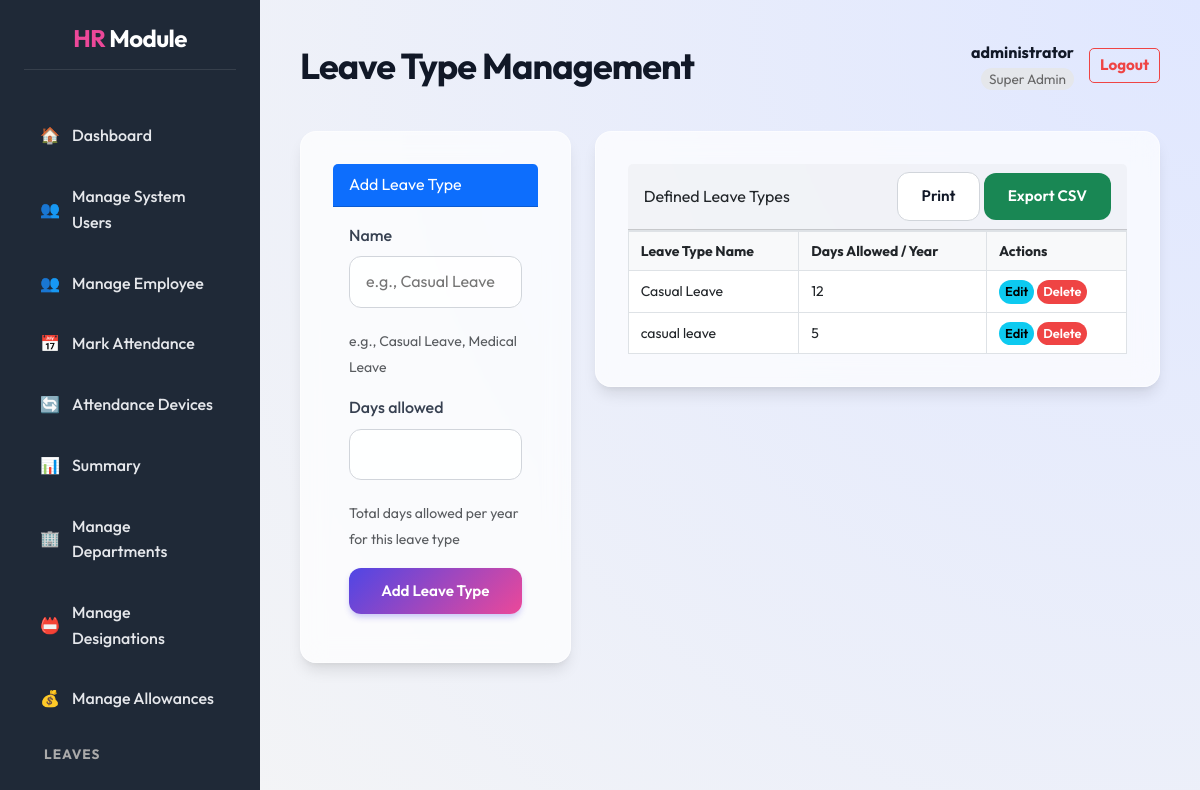
The app's page /leaves/list/ (signed in), older data.
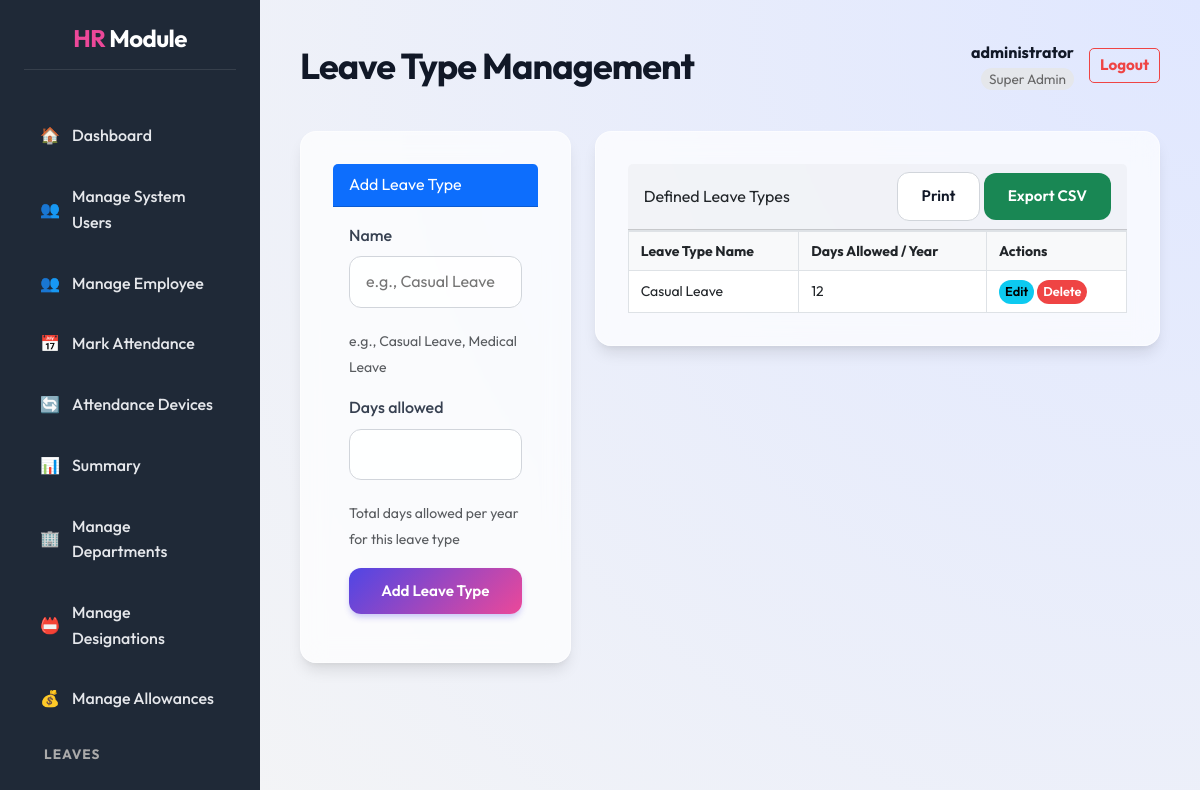
The same page, newer data.
### core/models.py (models this page shows, shortened)
class LeaveType(models.Model):
    name = models.CharField(max_length=100, unique=True, help_text="e.g., Casual Leave, Medical Leave")
    days_allowed = models.PositiveIntegerField(help_text="Total days allowed per year for this leave type")

### core/views.py (the view)
# urls.py: path('leaves/list/', views.leave_list, name='leave_list'),
@hr_required
def leave_list(request):
    leave_types = LeaveType.objects.all().order_by('name')
    if request.method == 'POST':
        form = LeaveTypeForm(request.POST)
        if form.is_valid():
            form.save()
            messages.success(request, "Leave Type added successfully")
            return redirect('leave_list')
    else:
        form = LeaveTypeForm()
    context = {
        'leave_types': leave_types,
        'form': form,
    }
    return render(request, 'core/leave_list.html', context)

### core/forms.py
class LeaveTypeForm(forms.ModelForm):
    class Meta:
        model = LeaveType
        fields = ['name', 'days_allowed']
        widgets = {
             'name': forms.TextInput(attrs={'placeholder': 'e.g., Casual Leave'}),
             'days_allowed': forms.NumberInput(attrs={'min': 0}),
        }

### core/templates/core/leave_list.html (shortened to what this page needs)
{% extends 'core/dashboard_base.html' %}
{% block page_title %}Leave Type Management{% endblock %}
{% block dashboard_content %}
<div class="row">
    <div class="col-md-4">
        <div class="card">
            <div class="card-header bg-primary text-white">Add Leave Type</div>
            <div class="card-body">
                <form method="post">
                    {% for field in form %}
                    <div class="form-group mb-3">
                        <label>{{ field.label }}</label>
                        {{ field }}
                        {% if field.help_text %}
                        <small class="form-text text-muted">{{ field.help_text }}</small>
                        {% endif %}
                    </div>
                    {% endfor %}
                    <button type="submit" class="btn btn-primary btn-block w-100">Add Leave Type</button>
                </form>
            </div>
        </div>
    </div>
    <div class="col-md-8">
        <div class="card">
            <div class="card-header d-flex justify-content-between align-items-center">
                <span>Defined Leave Types</span>
                <div>
                    <button type="button" class="btn btn-secondary btn-sm mr-2" onclick="window.print()">Print</button>
                    <a href="{% url 'export_leaves_csv' %}" class="btn btn-success btn-sm">Export CSV</a>
                </div>
            </div>
            <div class="card-body p-0">
                <div class="spreadsheet-container">
                    <table class="table table-bordered table-hover spreadsheet-table">
                        <thead>
                            <tr>
                                <th>Leave Type Name</th>
                                <th>Days Allowed / Year</th>
                                <th>Actions</th>
                            </tr>
                        </thead>
                        <tbody>
                            {% for type in leave_types %}
                            <tr>
                                <td>{{ type.name }}</td>
                                <td>{{ type.days_allowed }}</td>
                                <td>
                                    <a href="{% url 'leave_type_edit' type.id %}" class="btn btn-sm btn-info"
                                        style="padding: 2px 6px; font-size: 0.8rem;">Edit</a>
                                    <a href="{% url 'leave_type_delete' type.id %}" class="btn btn-sm btn-danger"
                                        style="padding: 2px 6px; font-size: 0.8rem;">Delete</a>
                                </td>
                            </tr>
                            {% empty %}
                            <tr>
                                <td colspan="2" class="text-center p-3">No leave types defined. Add one using the form.
                                </td>
                            </tr>
                            {% endfor %}
                        </tbody>
                    </table>
                </div>
            </div>
        </div>
    </div>
</div>
{% endblock %}

### core/templates/core/dashboard_base.html (shortened to what this page needs)
{% extends 'core/base.html' %}
{% load static %}
{% block content %}
<div class="dashboard-layout">
    <div class="sidebar">
        <h2><span style="color: var(--secondary-color);">HR</span> Module</h2>
        <ul>
            <li><a href="{% url 'dashboard' %}"
                    class="{% if request.resolver_match.url_name == 'dashboard' %}active{% endif %}">
                    <span>🏠</span> Dashboard
                </a></li>
            {% if user.is_superuser or user.hrprofile.role == 0 %}
            <li><a href="{% url 'manage_hrs' %}"
                    class="{% if 'manage_hr' in request.resolver_match.url_name %}active{% endif %}">
                    <span>👥</span> Manage System Users
                </a></li>
            {% endif %}
            <li><a href="{% url 'employee_list' %}"
                    class="{% if request.resolver_match.url_name == 'employee_list' %}active{% endif %}">
                    <span>👥</span> Manage Employee
                </a></li>
            <li><a href="{% url 'attendance_mark' %}"
                    class="{% if request.resolver_match.url_name == 'attendance_mark' %}active{% endif %}">
                    <span>📅</span> Mark Attendance
                </a></li>
            <li><a href="{% url 'device_list' %}"
                    class="{% if request.resolver_match.url_name == 'device_list' %}active{% endif %}">
                    <span>🔄</span> Attendance Devices
                </a></li>
            <li><a href="{% url 'summary' %}"
                    class="{% if request.resolver_match.url_name == 'summary' %}active{% endif %}">
                    <span>📊</span> Summary
                </a></li>
            <li><a href="{% url 'department_list' %}"
                    class="{% if request.resolver_match.url_name == 'department_list' %}active{% endif %}">
                    <span>🏢</span> Manage Departments
                </a></li>
            <li><a href="{% url 'designation_list' %}"
                    class="{% if request.resolver_match.url_name == 'designation_list' %}active{% endif %}">
                    <span>📛</span> Manage Designations
                </a></li>
            <li><a href="{% url 'allowance_list' %}"
                    class="{% if request.resolver_match.url_name == 'allowance_list' %}active{% endif %}">
                    <span>💰</span> Manage Allowances
                </a></li>
            <li>
                <div
                    style="padding: 10px 20px; font-size: 0.85em; color: #aaa; text-transform: uppercase; font-weight: bold; letter-spacing: 1px;">
                    Leaves</div>
            </li>
            <li><a href="{% url 'leave_calendar' %}"
                    class="{% if request.resolver_match.url_name == 'leave_calendar' %}active{% endif %}">
                </a></li>
    </div>
    <div class="main-content">
        <div class="main-content-header" style="justify-content: space-between; display: flex; align-items: center;">
            <h1 style="margin: 0;">{% block page_title %}{% endblock %}</h1>
            <div class="user-info" style="display: flex; align-items: center; gap: 15px;">
                <div style="text-align: right;">
                    <span style="display: block; font-weight: bold;">{{ user.username }}</span>
                    <span
                        style="font-size: 0.85em; color: #666; background: #e5e7eb; padding: 2px 8px; border-radius: 12px;">
                        {% if user.is_superuser %}Super Admin
                        {% elif user.hrprofile.role == 0 %}Administrator
                        {% elif user.hrprofile.role == 1 %}HR Manager
                        {% elif user.hrprofile.role == 2 %}Employee
                        {% else %}User
                        {% endif %}
                    </span>
                </div>
                <a href="{% url 'logout' %}" class="btn btn-sm btn-outline-danger"
                    style="text-decoration: none; padding: 5px 10px; border: 1px solid #ef4444; color: #ef4444; border-radius: 5px; font-weight: bold;">Logout</a>
            </div>
        </div>
        {% block dashboard_content %}{% endblock %}
    </div>
</div>
{% endblock %}

### core/templates/core/base.html (shortened to what this page needs)
{% load static %}
<!DOCTYPE html>
<html lang="en">
<head>
    <link href="https://cdn.jsdelivr.net/npm/bootstrap@5.3.0/dist/css/bootstrap.min.css" rel="stylesheet">
    <link href="https://cdnjs.cloudflare.com/ajax/libs/font-awesome/6.0.0/css/all.min.css" rel="stylesheet">
    <link rel="stylesheet" href="{% static 'core/style.css' %}">
</head>
<body>
    {% block content %}{% endblock %}
</body>
</html>

### core/static/core/style.css (style rules this page uses)
:root { --primary-color: #4f46e5; --primary-hover: #4338ca; --secondary-color: #ec4899; --background-color: #f3f4f6; --sidebar-bg: #1f2937; --text-color: #111827; --text-light: #9ca3af; --white: #ffffff; --glass-bg: rgba(255, 255, 255, 0.7); --glass-border: rgba(255, 255, 255, 0.5); --shadow-sm: 0 1px 2px 0 rgba(0, 0, 0, 0.05); --shadow-md: 0 4px 6px -1px rgba(0, 0, 0, 0.1), 0 2px 4px -1px rgba(0, 0, 0, 0.06); --shadow-lg: 0 10px 15px -3px rgba(0, 0, 0, 0.1), 0 4px 6px -2px rgba(0, 0, 0, 0.05); --radius-md: 0.75rem; --radius-lg: 1rem; --font-family: 'Outfit', sans-serif; }
* { box-sizing: border-box; }
body { font-family: var(--font-family); margin: 0; background-color: var(--background-color); color: var(--text-color); line-height: 1.6; overflow-x: hidden; }
h1, h2, h3, h4, h5, h6 { color: var(--text-color); margin-bottom: 1rem; font-weight: 700; letter-spacing: -0.025em; }
h1 { font-size: 2.25rem; }
h2 { font-size: 1.875rem; }
a { color: var(--primary-color); text-decoration: none; transition: all 0.2s ease; }
.card, .form-container { background: var(--glass-bg); backdrop-filter: blur(12px); -webkit-backdrop-filter: blur(12px); border: 1px solid var(--glass-border); border-radius: var(--radius-lg); box-shadow: var(--shadow-lg); padding: 2rem; margin-bottom: 1.5rem; }
.btn { display: inline-flex; align-items: center; justify-content: center; padding: 0.75rem 1.5rem; border-radius: var(--radius-md); font-weight: 600; font-size: 0.95rem; cursor: pointer; transition: all 0.2s ease; border: none; gap: 0.5rem; text-transform: capitalize; }
.btn-primary, input[type="submit"] { background: linear-gradient(135deg, var(--primary-color), var(--secondary-color)); color: var(--white); box-shadow: 0 4px 6px -1px rgba(79, 70, 229, 0.3); }
.btn-secondary { background-color: var(--white); color: var(--text-color); border: 1px solid #d1d5db; }
.btn-danger { background-color: #ef4444; color: var(--white); }
form { width: 100%; }
label { display: block; font-weight: 500; margin-bottom: 0.5rem; color: #374151; }
input[type="text"], input[type="email"], input[type="password"], input[type="number"], input[type="date"], input[type="time"], select, textarea { width: 100%; padding: 0.75rem 1rem; border: 1px solid #d1d5db; border-radius: var(--radius-md); font-size: 1rem; background-color: rgba(255, 255, 255, 0.8); transition: all 0.2s ease; font-family: var(--font-family); margin-bottom: 1.25rem; }
.dashboard-layout { display: flex; min-height: 100vh; }
.sidebar { width: 260px; background-color: var(--sidebar-bg); color: var(--white); padding: 1.5rem; display: flex; flex-direction: column; position: fixed; height: 100vh; box-shadow: var(--shadow-xl); z-index: 50; }
.sidebar h2 { color: var(--white); font-size: 1.5rem; text-align: center; margin-bottom: 2.5rem; padding-bottom: 1rem; border-bottom: 1px solid rgba(255, 255, 255, 0.1); }
.sidebar ul { list-style: none; padding: 0; margin: 0; flex-grow: 1; }
.sidebar li { margin-bottom: 0.5rem; }
.sidebar a { color: #e5e7eb; padding: 0.85rem 1rem; border-radius: var(--radius-md); display: flex; align-items: center; gap: 0.75rem; font-weight: 500; }
.main-content { flex: 1; margin-left: 260px; padding: 2.5rem; background: radial-gradient(circle at top right, #e0e7ff, #f3f4f6); min-height: 100vh; }
.main-content-header { display: flex; justify-content: space-between; align-items: center; margin-bottom: 2.5rem; }

### core/templates/core/dashboard_base.html (style rules this page uses)
.dashboard-layout { display: flex; height: 100vh; overflow: hidden; }
.sidebar { height: 100%; overflow-y: auto; flex-shrink: 0; padding-bottom: 20px; }
.main-content { height: 100%; overflow-y: auto; flex-grow: 1; width: 100%; }

### core/templates/core/leave_list.html (style rules this page uses)
.spreadsheet-container { max-height: 70vh; overflow: auto; border-top: 1px solid #dee2e6; }
.spreadsheet-table { font-size: 14px; margin-bottom: 0; }
.spreadsheet-table th { position: sticky; top: 0; background-color: #f8f9fa; z-index: 10; box-shadow: 0 1px 0 #dee2e6; vertical-align: middle; white-space: nowrap; border: 1px solid #dee2e6; padding: 8px 12px; }
.spreadsheet-table td { white-space: nowrap; vertical-align: middle; border: 1px solid #dee2e6; padding: 8px 12px; }

Row changes from the older to the newer data that the page shows:
removed LeaveType: name "casual leave", days_allowed "5"
